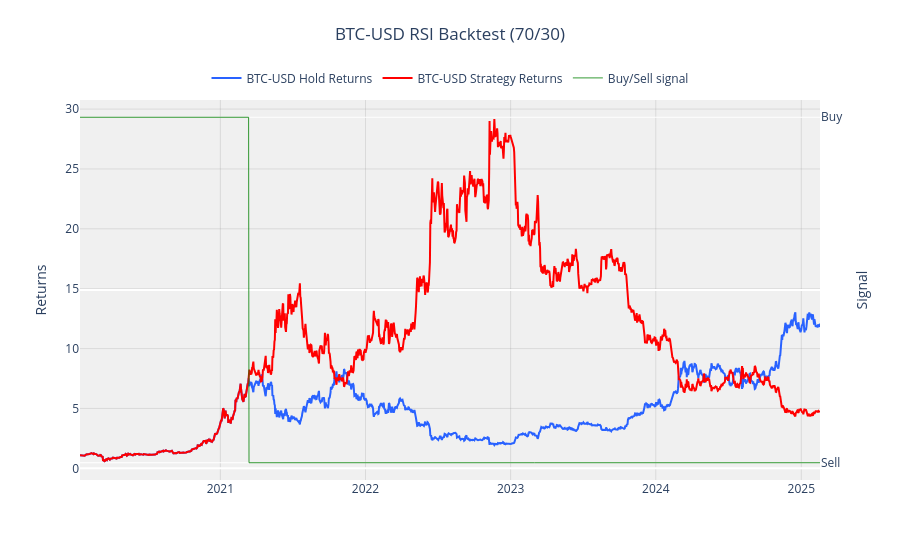

The notebook cell this image was saved under:
### Code cell
# backtest strategies
rsi = RSI(btc, signal_type=['divergence', 'crossover'])
rsi.backtest()

### Figure 1 — Plotly figure (JSON) as saved in the notebook; plotly's stock layout.template omitted (floating-point values rounded to 4 significant figures; data arrays with more than 128 entries replaced by an {"elided": "..."} marker saying what was removed)
{"data": [{"line": {"color": "#2962FF", "dash": "solid", "width": 2}, "name": "BTC-USD Hold Returns", "type": "scatter", "x": {"elided": "1862 str values"}, "y": {"elided": "1862 float values"}, "yaxis": "y"}, {"line": {"color": "red", "dash": "solid", "width": 2}, "name": "BTC-USD Strategy Returns", "type": "scatter", "x": {"elided": "1862 str values"}, "y": {"elided": "1862 float values"}, "yaxis": "y"}, {"line": {"color": "green", "dash": "solid", "width": 0.8}, "name": "Buy/Sell signal", "type": "scatter", "x": {"elided": "1862 str values"}, "y": {"elided": "1862 int values"}, "yaxis": "y2"}], "layout": {"hovermode": "x unified", "legend": {"bgcolor": "rgba(255,255,255,0.8)", "orientation": "h", "x": 0.5, "xanchor": "center", "y": 1.02, "yanchor": "bottom"}, "paper_bgcolor": "white", "plot_bgcolor": "rgba(240,240,240,0.95)", "title": {"text": "BTC-USD RSI Backtest (70/30)", "x": 0.5, "y": 0.95}, "xaxis": {"gridcolor": "rgba(128,128,128,0.2)", "gridwidth": 1, "showgrid": true, "title": {}}, "yaxis": {"gridcolor": "rgba(128,128,128,0.2)", "gridwidth": 1, "showgrid": true, "title": {"text": "Returns"}}, "yaxis2": {"overlaying": "y", "range": [-1.1, 1.1], "side": "right", "tickmode": "array", "ticktext": ["Sell", "Buy"], "tickvals": [-1, 1], "title": {"text": "Signal"}}}}
